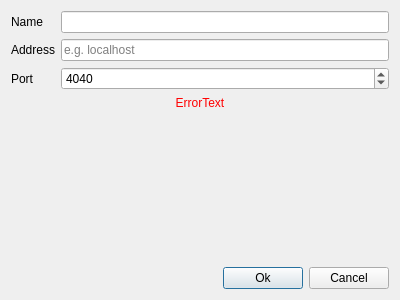
<?xml version="1.0" encoding="UTF-8"?>
<ui version="4.0">
 <class>AddRemoteRcServerDialog</class>
 <widget class="QDialog" name="AddRemoteRcServerDialog">
  <property name="geometry">
   <rect>
    <x>0</x>
    <y>0</y>
    <width>400</width>
    <height>300</height>
   </rect>
  </property>
  <property name="windowTitle">
   <string>Dialog</string>
  </property>
  <layout class="QVBoxLayout" name="verticalLayout">
   <item>
    <layout class="QFormLayout" name="formLayout">
     <item row="1" column="0">
      <widget class="QLabel" name="addressLabel">
       <property name="text">
        <string>Address</string>
       </property>
      </widget>
     </item>
     <item row="1" column="1">
      <widget class="QLineEdit" name="address">
       <property name="placeholderText">
        <string>e.g. localhost</string>
       </property>
      </widget>
     </item>
     <item row="2" column="0">
      <widget class="QLabel" name="portLabel">
       <property name="text">
        <string>Port</string>
       </property>
      </widget>
     </item>
     <item row="2" column="1">
      <widget class="QSpinBox" name="port">
       <property name="minimum">
        <number>1</number>
       </property>
       <property name="maximum">
        <number>65535</number>
       </property>
       <property name="value">
        <number>4040</number>
       </property>
      </widget>
     </item>
     <item row="0" column="0">
      <widget class="QLabel" name="nameLabel">
       <property name="text">
        <string>Name</string>
       </property>
      </widget>
     </item>
     <item row="0" column="1">
      <widget class="QLineEdit" name="name"/>
     </item>
    </layout>
   </item>
   <item>
    <widget class="QLabel" name="errorText">
     <property name="styleSheet">
      <string notr="true">color: red;</string>
     </property>
     <property name="text">
      <string>ErrorText</string>
     </property>
     <property name="alignment">
      <set>Qt::AlignCenter</set>
     </property>
    </widget>
   </item>
   <item>
    <spacer name="verticalSpacer">
     <property name="orientation">
      <enum>Qt::Vertical</enum>
     </property>
     <property name="sizeHint" stdset="0">
      <size>
       <width>20</width>
       <height>40</height>
      </size>
     </property>
    </spacer>
   </item>
   <item>
    <layout class="QHBoxLayout" name="horizontalLayout">
     <item>
      <spacer name="horizontalSpacer">
       <property name="orientation">
        <enum>Qt::Horizontal</enum>
       </property>
       <property name="sizeHint" stdset="0">
        <size>
         <width>40</width>
         <height>20</height>
        </size>
       </property>
      </spacer>
     </item>
     <item>
      <widget class="QPushButton" name="okayButton">
       <property name="text">
        <string>Ok</string>
       </property>
      </widget>
     </item>
     <item>
      <widget class="QPushButton" name="cancelButton">
       <property name="text">
        <string>Cancel</string>
       </property>
      </widget>
     </item>
    </layout>
   </item>
  </layout>
 </widget>
 <tabstops>
  <tabstop>name</tabstop>
  <tabstop>address</tabstop>
  <tabstop>port</tabstop>
  <tabstop>okayButton</tabstop>
  <tabstop>cancelButton</tabstop>
 </tabstops>
 <resources/>
 <connections>
  <connection>
   <sender>okayButton</sender>
   <signal>clicked()</signal>
   <receiver>AddRemoteRcServerDialog</receiver>
   <slot>accept()</slot>
   <hints>
    <hint type="sourcelabel">
     <x>231</x>
     <y>277</y>
    </hint>
    <hint type="destinationlabel">
     <x>54</x>
     <y>253</y>
    </hint>
   </hints>
  </connection>
  <connection>
   <sender>cancelButton</sender>
   <signal>clicked()</signal>
   <receiver>AddRemoteRcServerDialog</receiver>
   <slot>reject()</slot>
   <hints>
    <hint type="sourcelabel">
     <x>325</x>
     <y>272</y>
    </hint>
    <hint type="destinationlabel">
     <x>364</x>
     <y>221</y>
    </hint>
   </hints>
  </connection>
 </connections>
</ui>
